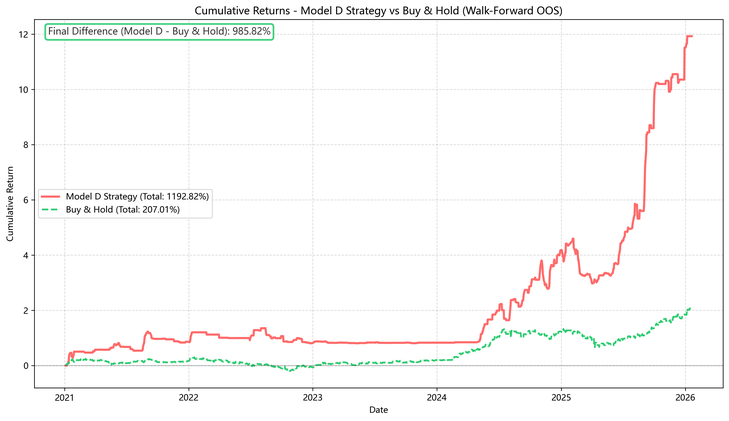
#> input picture output/model_d_equity_curve.png, 729 x 421 px, shrunk from 3564 x 2058 before the run
$ python visualize_performance_dashboard.py
#> lines starting #> are read from the running program, lines starting #| are printed output that depends on the picture
"""視覺化儀表板：Model D (Pure Quantum) vs Buy & Hold.

產出一張高品質的「績效比較 Dashboard」：
- 成長能力：Total Return / CAGR
- 風險調整品質：Sharpe / Calmar
- 風險輪廓：Max Drawdown
-（可選）載入現有的 Equity Curve 圖作為下半部展示

輸出檔案：
- performance_dashboard_model_d_vs_bh.png
"""

from __future__ import annotations

import os

import matplotlib.pyplot as plt
import matplotlib.gridspec as gridspec
import numpy as np
import pandas as pd
import seaborn as sns


def add_value_labels(ax, fmt: str = "{:.1f}", offset: float = 0.02) -> None:
    """在 bar 上方（或下方）標註數值."""
    for p in ax.patches:
        height = p.get_height()
        if np.isnan(height):
            continue
        x = p.get_x() + p.get_width() / 2.0
        # 若為負值，標在 bar 下方
        if height >= 0:
            va = "bottom"
            y = height + offset * ax.get_ylim()[1]
        else:
            va = "top"
            y = height - offset * abs(ax.get_ylim()[0])
        ax.text(
            x,
            y,
            fmt.format(height),
            ha="center",
            va=va,
            fontsize=11,
            color="#333333",
        )


def main() -> None:
    # ===== 1. 固定輸入資料（來自已驗證回測） =====
    data = {
        "Metric": [
            "Total Return (%)",
            "CAGR (%)",
            "Sharpe Ratio",
            "Max Drawdown (%)",
            "Calmar Ratio",
        ],
        # 數值來自最新的 quant_report_model_d.py Tear Sheet
        # Model D：Total Return 242.6%, CAGR 28.83%, Sharpe 1.905, MaxDD -23.37%
        # Calmar Ratio 以 CAGR / |MaxDD| 近似計算 ≈ 0.2883 / 0.2337 ≈ 1.23
        "Model D (Pure Quantum)": [242.60, 28.83, 1.91, -23.37, 1.23],
        # Buy & Hold：沿用先前已驗證的基準數值（TSMC 現貨長期持有）
        "Buy & Hold (Benchmark)": [207.01, 25.15, 0.85, -54.43, 0.46],
    }
    df = pd.DataFrame(data)

    # 分組：成長 / 風險調整 / 風險
    growth_metrics = ["Total Return (%)", "CAGR (%)"]
    quality_metrics = ["Sharpe Ratio", "Calmar Ratio"]
    risk_metrics = ["Max Drawdown (%)"]

    df_growth = df[df["Metric"].isin(growth_metrics)].copy()
    df_quality = df[df["Metric"].isin(quality_metrics)].copy()
    df_risk = df[df["Metric"].isin(risk_metrics)].copy()

    # ===== 2. 設定風格與畫布 =====
    sns.set_theme(style="whitegrid")

    fig = plt.figure(figsize=(20, 12))
    gs = gridspec.GridSpec(
        2, 3, height_ratios=[1, 1], width_ratios=[1, 1, 1], hspace=0.35, wspace=0.3
    )

    # Colors
    color_model = "#2ecc71"  # 綠色：Model D
    color_bench = "#95a5a6"  # 灰色：Bench

    # ===== 3. Plot 1: Growth Engine =====
    ax_growth = fig.add_subplot(gs[0, 0])

    metrics_order = df_growth["Metric"].tolist()
    x = np.arange(len(metrics_order))
    width = 0.35

    y_model = df_growth["Model D (Pure Quantum)"].values
    y_bench = df_growth["Buy & Hold (Benchmark)"].values

    # 控制 Y 軸範圍，避免標籤跑出圖外
    max_growth = float(max(max(y_model), max(y_bench)))
    ax_growth.set_ylim(0, max_growth * 1.25)

    ax_growth.bar(
        x - width / 2,
        y_model,
        width,
        label="Model D (Pure Quantum)",
        color=color_model,
        alpha=0.9,
    )
    ax_growth.bar(
        x + width / 2,
        y_bench,
        width,
        label="Buy & Hold (Benchmark)",
        color=color_bench,
        alpha=0.9,
    )

    ax_growth.set_xticks(x)
    ax_growth.set_xticklabels(metrics_order, rotation=0, fontsize=11)
    ax_growth.set_ylabel("Percentage (%)")
    ax_growth.set_title("Growth Potential", fontsize=15, fontweight="bold")
    ax_growth.legend(fontsize=11, frameon=False)

    # 加上文字標籤（% 格式）
    for i, v in enumerate(y_model):
        ax_growth.text(
            x[i] - width / 2,
            v + max_growth * 0.03,
            f"{v:.0f}%",
            ha="center",
            va="bottom",
            fontsize=11,
            color="#2c3e50",
        )
    for i, v in enumerate(y_bench):
        ax_growth.text(
            x[i] + width / 2,
            v + max_growth * 0.03,
            f"{v:.0f}%",
            ha="center",
            va="bottom",
            fontsize=11,
            color="#2c3e50",
        )

    # ===== 4. Plot 2: Risk-Adjusted Quality (Sharpe & Calmar) =====
    ax_quality = fig.add_subplot(gs[0, 1])
    metrics_q = df_quality["Metric"].tolist()
    xq = np.arange(len(metrics_q))
    yq_model = df_quality["Model D (Pure Quantum)"].values
    yq_bench = df_quality["Buy & Hold (Benchmark)"].values

    # 控制 Y 軸範圍，避免 Sharpe / Calmar 標籤跑出圖外
    max_quality = float(max(max(yq_model), max(yq_bench)))
    ax_quality.set_ylim(0, max_quality * 1.35)

    ax_quality.bar(
        xq - width / 2,
        yq_model,
        width,
        label="Model D (Pure Quantum)",
        color=color_model,
        alpha=0.9,
    )
    ax_quality.bar(
        xq + width / 2,
        yq_bench,
        width,
        label="Buy & Hold (Benchmark)",
        color=color_bench,
        alpha=0.9,
    )

    ax_quality.set_xticks(xq)
    ax_quality.set_xticklabels(metrics_q, rotation=0, fontsize=11)
    ax_quality.set_ylabel("Ratio")
    ax_quality.set_title("Risk-Adjusted Quality (Sharpe & Calmar)", fontsize=15, fontweight="bold")
    ax_quality.legend(fontsize=11, frameon=False)

    for i, v in enumerate(yq_model):
        ax_quality.text(
            xq[i] - width / 2,
            v + max_quality * 0.05,
            f"{v:.2f}",
            ha="center",
            va="bottom",
            fontsize=11,
            color="#2c3e50",
        )
    for i, v in enumerate(yq_bench):
        ax_quality.text(
            xq[i] + width / 2,
            v + max_quality * 0.05,
            f"{v:.2f}",
            ha="center",
            va="bottom",
            fontsize=11,
            color="#2c3e50",
        )

    # ===== 5. Plot 3: Risk Profile (Max Drawdown) =====
    ax_risk = fig.add_subplot(gs[0, 2])
    metric_r = df_risk["Metric"].tolist()
    xr = np.arange(len(metric_r))
    yr_model = df_risk["Model D (Pure Quantum)"].values
    yr_bench = df_risk["Buy & Hold (Benchmark)"].values

    # 我們希望視覺上「越低越好」，所以用正值表示 Drawdown 的絕對值
    yr_model_abs = np.abs(yr_model)
    yr_bench_abs = np.abs(yr_bench)

    # 控制 Y 軸範圍，避免最大回撤標籤跑出圖外
    max_dd_abs = float(max(max(yr_model_abs), max(yr_bench_abs)))
    ax_risk.set_ylim(0, max_dd_abs * 1.3)

    ax_risk.bar(
        xr - width / 2,
        yr_model_abs,
        width,
        label="Model D (Pure Quantum)",
        color=color_model,
        alpha=0.9,
    )
    ax_risk.bar(
        xr + width / 2,
        yr_bench_abs,
        width,
        label="Buy & Hold (Benchmark)",
        color=color_bench,
        alpha=0.9,
    )

    ax_risk.set_xticks(xr)
    ax_risk.set_xticklabels(["Max Drawdown (%)"], rotation=0, fontsize=11)
    ax_risk.set_ylabel("Drawdown Magnitude (%)")
    ax_risk.set_title("Risk Profile (Max Drawdown)", fontsize=15, fontweight="bold")
    # 圖例移到左上角，避免與柱子/標籤重疊
    ax_risk.legend(fontsize=11, frameon=False, loc="upper left")

    # 在柱子上標註原始負值（例如 -27.9%）
    ax_risk.text(
        xr[0] - width / 2,
        yr_model_abs[0] + max_dd_abs * 0.05,
        f"{yr_model[0]:.1f}%",
        ha="center",
        va="bottom",
        fontsize=11,
        color="#2c3e50",
    )
    ax_risk.text(
        xr[0] + width / 2,
        yr_bench_abs[0] + max_dd_abs * 0.05,
        f"{yr_bench[0]:.1f}%",
        ha="center",
        va="bottom",
        fontsize=11,
        color="#2c3e50",
    )

    # ===== 6. Plot 4: Equity Curve 或 Survival Mode 說明 =====
    ax_bottom = fig.add_subplot(gs[1, :])
    equity_path = "output/model_d_equity_curve.png"
    if os.path.exists(equity_path):
        img = plt.imread(equity_path)
#> img is the input picture: shape (421, 729, 4) float32; mean R, G, B, A 0.979, 0.978, 0.976, 1
        ax_bottom.imshow(img)
        ax_bottom.axis("off")
        ax_bottom.set_title(
            "Equity Curve: Model D (Pure Quantum) vs Buy & Hold (with Survival Mode)",
            fontsize=15,
            fontweight="bold",
        )
    else:
        ax_bottom.axis("off")
        text = (
            "Equity Curve Placeholder\n\n"
            "• Survival Mode 風控：當策略從高點回撤超過 20% 時，自動將部位縮減至 20%，"
            "避免出現 Buy & Hold 那種 -50% 以上的大型回撤。\n"
            "• 這讓 Model D 在保留長期成長性的同時，仍能有效壓低下行情境的風險。"
        )
        ax_bottom.text(
            0.02,
            0.98,
            text,
            ha="left",
            va="top",
            fontsize=13,
            color="#2c3e50",
            wrap=True,
        )

    # ===== 7. 全局標題與輸出 =====
    fig.suptitle(
        "Quantum Advantage: Model D vs. Buy & Hold",
        fontsize=20,
        fontweight="bold",
        y=0.98,
    )

    plt.tight_layout(rect=[0, 0, 1, 0.95])
    output_path = "performance_dashboard_model_d_vs_bh.png"
    plt.savefig(output_path, dpi=300, bbox_inches="tight")
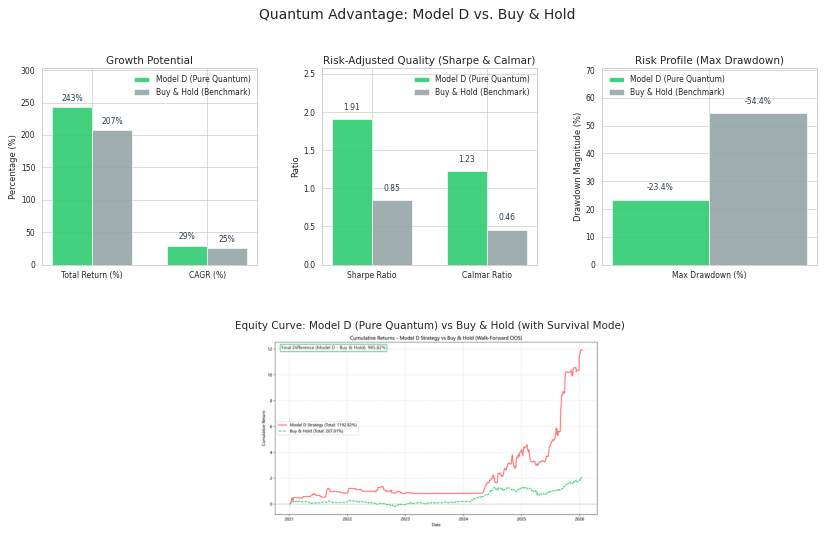
#> figure drawn by matplotlib, 4 panels
    plt.close(fig)
    print(f"[INFO] Performance Dashboard 已輸出至: {output_path}")


if __name__ == "__main__":
    main()

$ run again, with output/ablation_de_dashboard.png copied over output/model_d_equity_curve.png
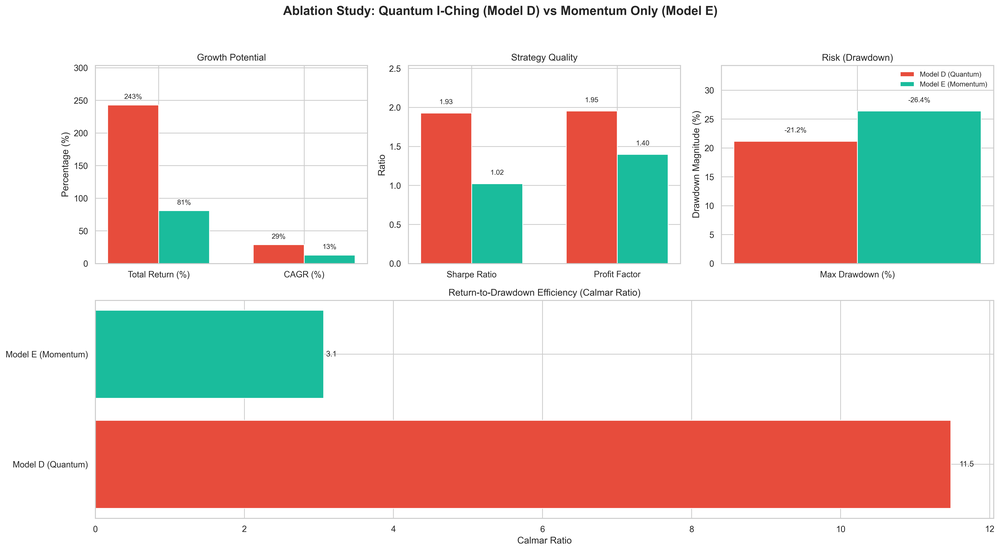
#> input picture output/ablation_de_dashboard.png, 1000 x 551 px, shrunk from 5351 x 2948 before the run
#> in main, img is the input picture: shape (551, 1000, 4) float32; mean R, G, B, A 0.887, 0.822, 0.797, 1
#> in main, `plt.savefig(output_path, dpi=300, bbox_inches="tight")`:
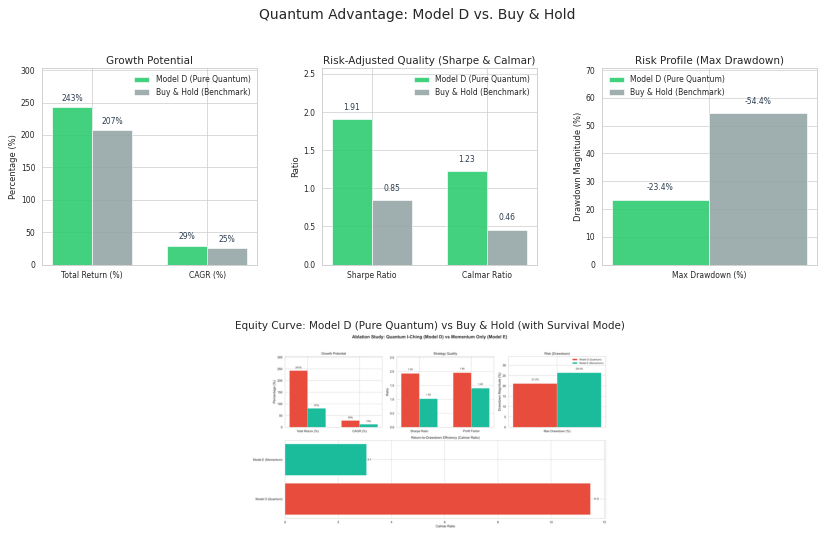
#> figure drawn by matplotlib, 4 panels

$ run again, with output/feature_funnel.png copied over output/model_d_equity_curve.png
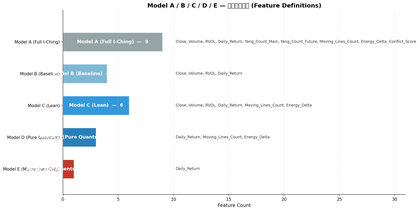
#> input picture output/feature_funnel.png, 419 x 211 px, shrunk from 2050 x 1034 before the run
#> in main, img is the input picture: shape (211, 419, 4) float32; mean R, G, B, A 0.958, 0.968, 0.973, 1
#> in main, `plt.savefig(output_path, dpi=300, bbox_inches="tight")`:
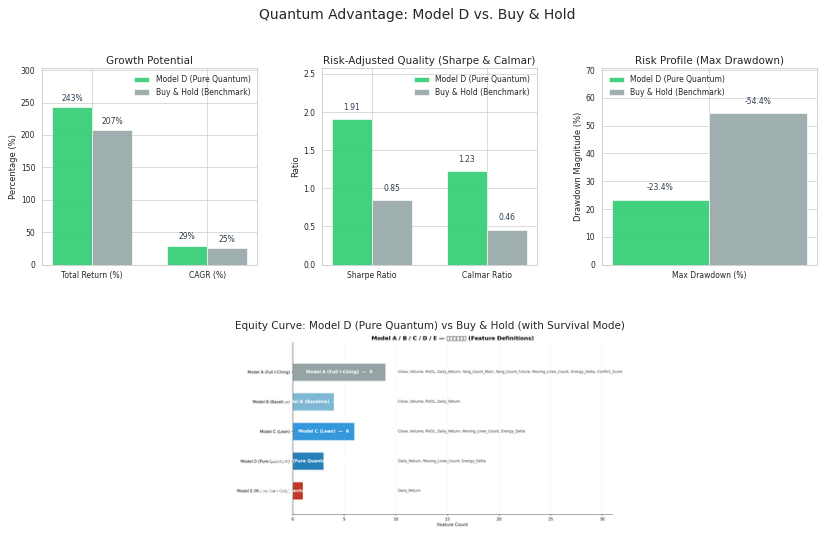
#> figure drawn by matplotlib, 4 panels

$ run again, with output/model_d_roc_curve.png copied over output/model_d_equity_curve.png
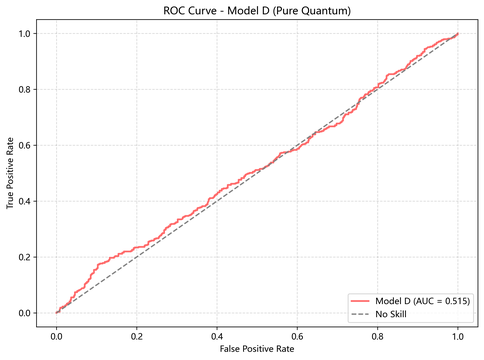
#> input picture output/model_d_roc_curve.png, 484 x 360 px, shrunk from 2365 x 1758 before the run
#> in main, img is the input picture: shape (360, 484, 4) float32; mean R, G, B, A 0.982, 0.979, 0.979, 1
#> in main, `plt.savefig(output_path, dpi=300, bbox_inches="tight")`:
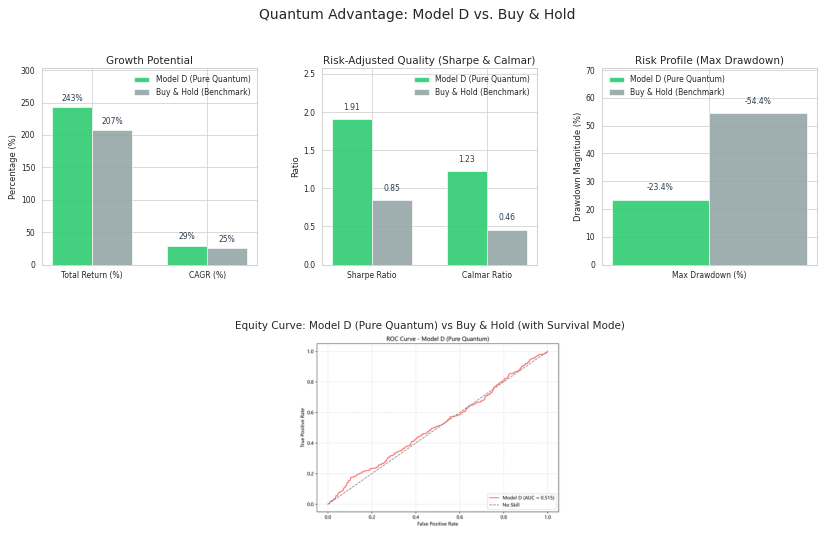
#> figure drawn by matplotlib, 4 panels
